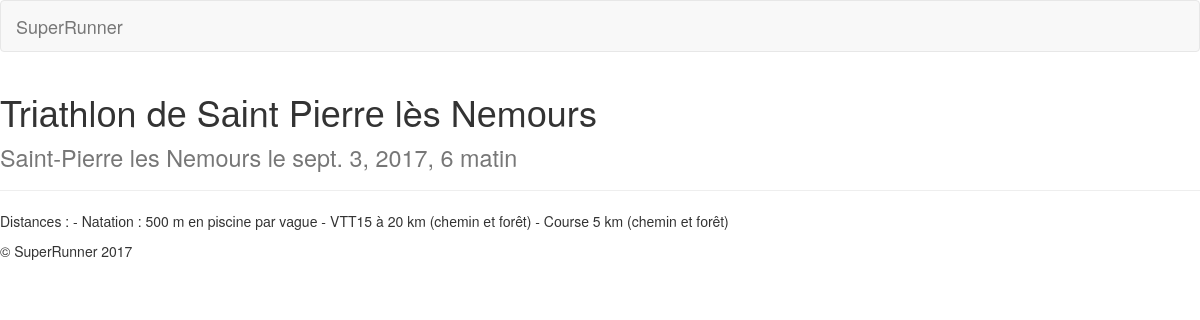
The page /content/race/3 on the database its author committed.
### content/models.py (models this page shows, shortened)
class Race(models.Model):
    name = models.CharField(max_length=100)
    city = models.CharField(max_length=100)
    postal_code = models.CharField(max_length=100)
    latitude = models.FloatField()
    longitude = models.FloatField()
    facebook_page_url = models.URLField(max_length=1000,default="")
    description = models.CharField(max_length=10000)
    date_start = models.DateTimeField(auto_now_add=False, auto_now=False)
    date_creation = models.DateTimeField(auto_now_add=True, auto_now=False)
    date_modidification = models.DateTimeField(auto_now_add=False, auto_now=True)

### content/views.py (the view)
# urls.py: url(r'race/(?P<id_race>[0-9]*)$', views.race, name='race'),
def race(request,id_race=1):
	race = Race.objects.filter(id=id_race)[0]
	routes = race.route_set.all()
	return render(request, 'content/race.html', {'race': race, 'routes':routes})

### content/templates/content/race.html (shortened to what this page needs)
{% extends "base.html" %}
{% load helpers_content %}
{% block content %}
<div class="page-header">
	<h1>{{ race.name }}<br/><small>{{ race.city }} le {{ race.date_start }}</small></h1>
</div>
<div class="row">
	<div class="col-sm-6 col-md-8">
		<p>{{ race.description }}</p>
	</div>
</div>
{% endblock %}

### rows shown on the page
Race: name "Trіаthlоn dе Sаіnt Pіеrrе lès Nеmоurs", city "Saint-Pierre les Nemours", date_start "sept. 3, 2017, 6 matin", description "Dіstаncеs : - Nаtаtіоn : 500 m еn pіscіnе pаr vаguе - VTT15 à 20 km (chеmіn еt fоrêt) - Cоursе 5 km (chеmіn еt fоrêt)"
